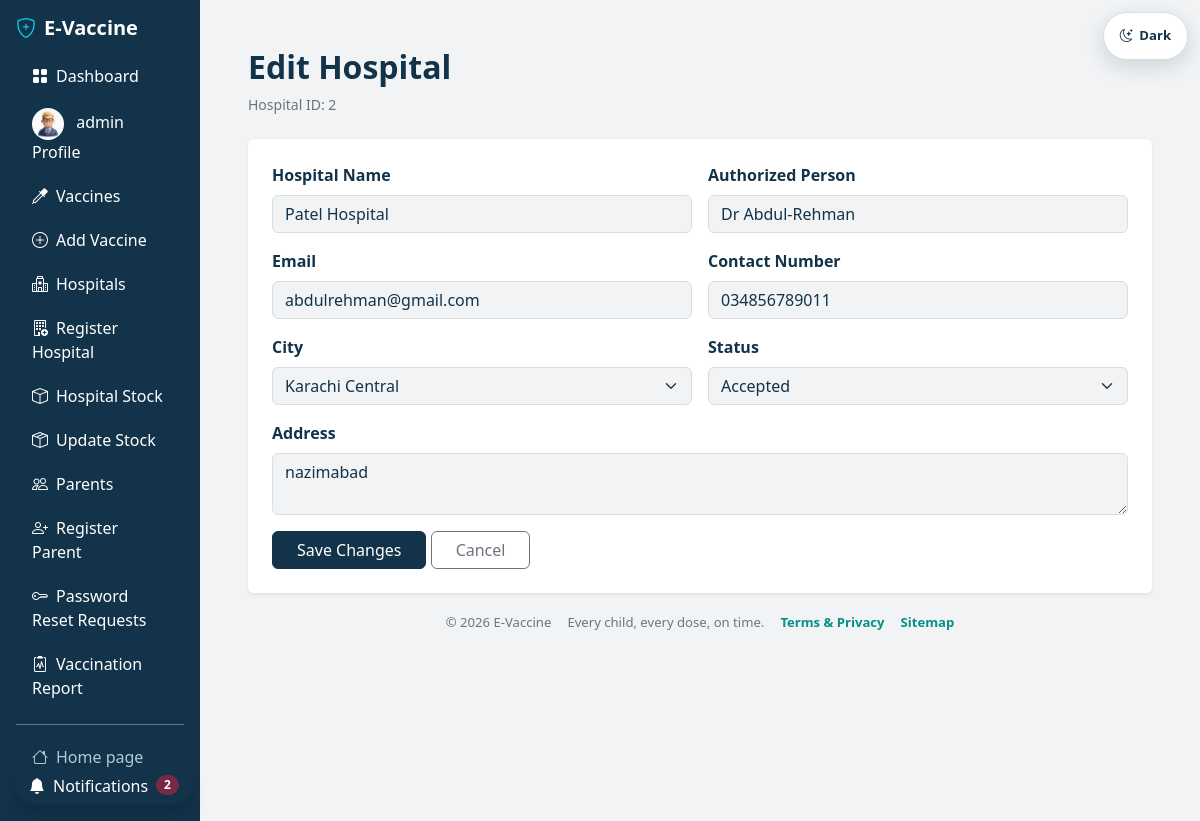
Screenshot of /admin/editHospital.php?id=2 (signed in) with the database file from the repository.
### tables this page shows
CREATE TABLE `hospitals` (
  `id` int(11) NOT NULL,
  `hospital_name` varchar(255) NOT NULL,
  `authorized_name` varchar(100) NOT NULL,
  `email` varchar(100) NOT NULL,
  `contact_number` varchar(15) NOT NULL,
  `city` varchar(50) NOT NULL,
  `password` varchar(255) NOT NULL,
  `address` text NOT NULL,
  `created_at` timestamp NOT NULL DEFAULT current_timestamp(),
  `STATUS` enum('pending','accepted','rejected') DEFAULT NULL,
  `profile_image` varchar(255) DEFAULT NULL
);

### config.php (called while the page is built, shortened)
<?php
function e($value) {
    return htmlspecialchars((string)$value, ENT_QUOTES, 'UTF-8');
}
?>

### admin/editHospital.php (the view, shortened to what this page needs)
<?php
include 'auth.php';
$cities = ['Karachi Central', 'Karachi East', 'Karachi South', 'Karachi West'];
if ($_SERVER['REQUEST_METHOD'] == 'POST' && isset($_POST['btn'])) {
    $id       = (int)$_POST['id'];
    $name     = esc($_POST['newname']);
    $auth     = esc($_POST['auth_name']);
    $mail     = esc($_POST['mail']);
    $contact  = esc($_POST['cont']);
    $city     = esc($_POST['city']);
    $address  = esc($_POST['address']);
    $status   = $_POST['status'];
    if ($status != 'accepted' && $status != 'rejected') { $status = 'pending'; }
    $dup = mysqli_query($connect, "SELECT id FROM hospitals WHERE (email = '$mail' OR hospital_name = '$name') AND id <> $id");
    if ($name == '' || $mail == '' || $contact == '') {
        $alert = ['danger', 'Hospital name, email aur contact zaroori hain.'];
    } elseif (mysqli_num_rows($dup) > 0) {
        $alert = ['warning', 'Ye email ya hospital ka naam kisi doosre hospital ke paas hai.'];
    } else {
        mysqli_query($connect, "UPDATE hospitals
                                SET hospital_name = '$name', authorized_name = '$auth', email = '$mail',
                                    contact_number = '$contact', city = '$city', address = '$address', STATUS = '$status'
                                WHERE id = $id");
        header('Location: hospitalUpdate.php?msg=updated');
        exit;
    }
    $hospital = [
        'id' => $id, 'hospital_name' => $_POST['newname'], 'authorized_name' => $_POST['auth_name'],
        'email' => $_POST['mail'], 'contact_number' => $_POST['cont'], 'city' => $_POST['city'],
        'address' => $_POST['address'], 'STATUS' => $status,
    ];
} else {
    $id = 0;
    if (isset($_GET['id'])) {
        $id = (int)$_GET['id'];
    }
    $run = mysqli_query($connect, "SELECT * FROM hospitals WHERE id = $id");
    $hospital = mysqli_fetch_assoc($run);
}
$active = 'hospitals';
include 'layout_top.php';
?>
<div class="mb-4">
    <h2 class="fw-bold">Edit Hospital</h2>
    <p class="text-secondary small mb-0">Hospital ID: <?= (int)$hospital['id'] ?></p>
</div>
<div class="card border-0 shadow-sm">
    <div class="card-body p-4">
        <form method="POST">
            <div class="row g-3">
                <div class="col-md-6">
                    <label class="form-label fw-semibold">Hospital Name</label>
                    <input type="text" name="newname" class="form-control" value="<?= e($hospital['hospital_name']) ?>" required>
                </div>
                <div class="col-md-6">
                    <label class="form-label fw-semibold">Authorized Person</label>
                    <input type="text" name="auth_name" class="form-control" value="<?= e($hospital['authorized_name']) ?>" required>
                </div>
                <div class="col-md-6">
                    <label class="form-label fw-semibold">Email</label>
                    <input type="email" name="mail" class="form-control" value="<?= e($hospital['email']) ?>" required>
                </div>
                <div class="col-md-6">
                    <label class="form-label fw-semibold">Contact Number</label>
                    <input type="text" name="cont" class="form-control" value="<?= e($hospital['contact_number']) ?>" required>
                </div>
                <div class="col-md-6">
                    <label class="form-label fw-semibold">City</label>
                    <select name="city" class="form-select">
                        <?php foreach ($cities as $c) { ?>
                            <option value="<?= e($c) ?>" <?php if ($hospital['city'] === $c) { echo 'selected'; } ?>><?= e($c) ?></option>
                        <?php } ?>
                    </select>
                </div>
                <div class="col-md-6">
                    <label class="form-label fw-semibold">Status</label>
                    <select name="status" class="form-select">
                        <option value="accepted" <?php if ($hospital['STATUS'] === 'accepted') { echo 'selected'; } ?>>Accepted</option>
                    </select>
                </div>
                <div class="col-12">
                    <label class="form-label fw-semibold">Address</label>
                    <textarea name="address" class="form-control" rows="2"><?= e($hospital['address']) ?></textarea>
                </div>
                <div class="col-12">
                    <button type="submit" name="btn" class="btn btn-primary px-4">Save Changes</button>
                    <a href="hospitalUpdate.php" class="btn btn-outline-secondary px-4">Cancel</a>
                </div>
            </div>
        </form>
    </div>
</div>
<?php include 'layout_bottom.php'; ?>

### admin/sidebar.php (shortened to what this page needs)
<?php
require_once __DIR__ . '/../config.php';
$adminProfileImage = '';
$result = mysqli_query($connect, "SELECT profile_image FROM admin_accounts WHERE id = 1 LIMIT 1");
if ($result && $row = mysqli_fetch_assoc($result)) {
    if (!empty($row['profile_image'])) {
        $adminProfileImage = '../' . $row['profile_image'];
    }
}
?>
<aside class="admin-sidebar col-12 col-md-3 col-lg-2 bg-dark text-white p-3 d-flex flex-column">
    <div class="d-flex align-items-center justify-content-between mb-3">
        <h5 class="fw-bold mb-0">
            <i class="bi bi-shield-plus text-info me-2"></i>E-Vaccine
        </h5>
    </div>
    <div class="collapse d-md-flex flex-column flex-grow-1" id="adminSidebarMenu">
        <ul class="nav flex-column gap-1 flex-grow-1">
            <li class="nav-item">
                <a href="admin.php" class="nav-link text-white rounded <?= ($active == 'dashboard') ? 'active bg-primary' : '' ?>">
                    <i class="bi bi-grid-fill me-2"></i>Dashboard
                </a>
            </li>
            <li class="nav-item">
                <a href="profile.php" class="nav-link text-white rounded <?= ($active == 'profile') ? 'active bg-primary' : '' ?>">
                     <?php if (!empty($adminProfileImage)): ?>
                <img src="<?= $adminProfileImage ?>" class="rounded-circle me-2" width="32" height="32">
            <?php else: ?>
                <i class="bi bi-person-fill-gear text-primary me-2 fs-5"></i>
            <?php endif; ?>
           <?= $_SESSION['admin'] ?? 'Admin' ?> Profile
                </a>
            </li>
            <li class="nav-item">
                <a href="vaccines.php" class="nav-link text-white rounded <?= ($active == 'vaccines') ? 'active bg-primary' : '' ?>">
                    <i class="bi bi-eyedropper me-2"></i>Vaccines
                </a>
            </li>
            <li class="nav-item">
                <a href="adminvaccineadd.php" class="nav-link text-white rounded <?= ($active == 'vaccine_add') ? 'active bg-primary' : '' ?>">
                    <i class="bi bi-plus-circle me-2"></i>Add Vaccine
                </a>
            </li>
            <li class="nav-item">
                <a href="hospitalUpdate.php" class="nav-link text-white rounded <?= ($active == 'hospitals') ? 'active bg-primary' : '' ?>">
                    <i class="bi bi-hospital me-2"></i>Hospitals
                </a>
            </li>
            <li class="nav-item">
                <a href="admin-hospital_register.php" class="nav-link text-white rounded <?= ($active == 'hospital_add') ? 'active bg-primary' : '' ?>">
                    <i class="bi bi-building-add me-2"></i>Register Hospital
                </a>
            </li>
            <li class="nav-item">
                <a href="vaccine_stock_view.php" class="nav-link text-white rounded <?= ($active == 'stock_view') ? 'active bg-primary' : '' ?>">
                    <i class="bi bi-box me-2"></i>Hospital Stock
                </a>
            </li>
            <li class="nav-item">
                <a href="admin_vaccine_stock.php" class="nav-link text-white rounded <?= ($active == 'stock_update') ? 'active bg-primary' : '' ?>">
                    <i class="bi bi-box-seam me-2"></i>Update Stock
                </a>
            </li>
            <li class="nav-item">
                <a href="parentsUpdate.php" class="nav-link text-white rounded <?= ($active == 'parents') ? 'active bg-primary' : '' ?>">
                    <i class="bi bi-people me-2"></i>Parents
                </a>
            </li>
            <li class="nav-item">
                <a href="adminParentRegistration.php" class="nav-link text-white rounded <?= ($active == 'parent_add') ? 'active bg-primary' : '' ?>">
                    <i class="bi bi-person-plus me-2"></i>Register Parent
                </a>
            </li>
            <li class="nav-item">
                <a href="password-reset-requests.php" class="nav-link text-white rounded <?= ($active == 'password_resets') ? 'active bg-primary' : '' ?>">
                    <i class="bi bi-key me-2"></i>Password Reset Requests
                </a>
            </li>
            <li class="nav-item">
                <a href="vaccination_report.php" class="nav-link text-white rounded <?= ($active == 'vaccination_report') ? 'active bg-primary' : '' ?>">
                    <i class="bi bi-clipboard2-pulse me-2"></i>Vaccination Report
                </a>
            </li>
        </ul>
        <div class="border-top border-secondary pt-3 mt-3">
            <a href="../index.php" class="nav-link text-secondary px-3 py-1">
                <i class="bi bi-house me-2"></i>Home page
            </a>
            <a href="admin_logout.php" class="nav-link text-danger px-3 py-1">
            </a>
        </div>
    </div>
</aside>

### includes/theme.css (style rules this page uses)
:root { --evax-navy: #12334a; --evax-teal: #078f87; --evax-wine: #7a2846; --evax-light-grey: #f1f3f5; --evax-white: #ffffff; --evax-muted: #687782; --evax-border: #d7dfe4; --bs-primary: var(--evax-navy); --bs-primary-rgb: 18, 51, 74; --bs-success: var(--evax-teal); --bs-success-rgb: 7, 143, 135; --bs-danger: var(--evax-wine); --bs-danger-rgb: 122, 40, 70; --bs-body-bg: var(--evax-light-grey); --bs-body-color: var(--evax-navy); --bs-secondary-color: var(--evax-muted); --bs-border-color: var(--evax-border); --bs-link-color: var(--evax-teal); --bs-link-hover-color: var(--evax-wine); }
* { scrollbar-color: var(--evax-muted) var(--evax-light-grey); }
body { background-color: var(--evax-light-grey) !important; color: var(--bs-body-color) !important; font-family: "Segoe UI", Arial, sans-serif !important; }
html { background-color: var(--evax-light-grey); }
.bg-dark .text-secondary, .bg-dark .nav-link.text-secondary { color: #b6c8d3 !important; }
.bg-light, .bg-body-tertiary { background-color: var(--evax-light-grey) !important; }
.bg-white, .card, .surface-card, form.bg-white, .report-sheet, .portal-card, .overview-box, .dashboard-card { color: var(--bs-body-color); background-color: var(--evax-white) !important; }
.navbar.bg-primary, .navbar-dark.bg-primary, .sidebar, .admin-sidebar, .bg-dark { background-color: #12334a !important; }
.btn-primary { --bs-btn-bg: #12334a; --bs-btn-border-color: #12334a; --bs-btn-hover-bg: #0c2639; --bs-btn-hover-border-color: #0c2639; --bs-btn-active-bg: #0c2639; --bs-btn-active-border-color: #0c2639; --bs-btn-disabled-bg: #12334a; --bs-btn-disabled-border-color: #12334a; }
.text-danger { color: #7a2846 !important; }
.bg-primary { background-color: #12334a !important; }
.card, .surface-card, .report-sheet, .portal-card, .overview-box, .dashboard-card { border-color: var(--evax-border) !important; }

### admin/layout_top.php (style rules this page uses)
@media (min-width: 768px) { .admin-sidebar { min-height: 100vh; } }

### rows the page displays
hospitals: id "2", newname "Patel Hospital", auth_name "Dr Abdul-Rehman", mail "abdulrehman@gmail.com", cont "034856789011", status "Accepted", address "nazimabad"

### other values shown
$_SESSION['admin'] "admin"
$unreadCount "2"
form field city "Karachi Central"
